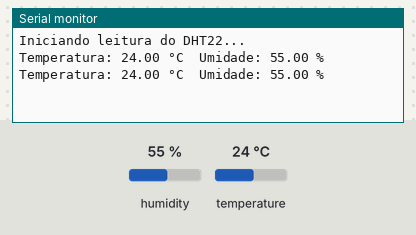
The sketch below on a simulated Arduino Mega 2560, built with avr-gcc and run on an emulated ATmega2560. Parts: the last lines printed to the serial monitor. The inputs (shaded band) are chosen by the test bench; at power-on: humidity 55 %, temperature 24 °C.

Above: at 4.8 s.
4.9 s: humidity set to 22 %
At 7.2 s:
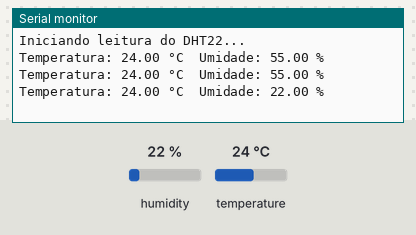
7.9 s: temperature set to 12 °C
At 8.9 s:
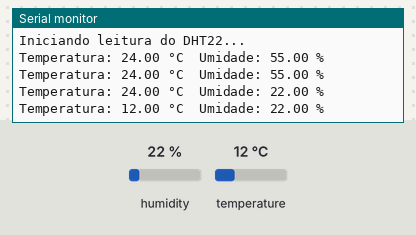
10.9 s: humidity set to 40 %
At 12.5 s:
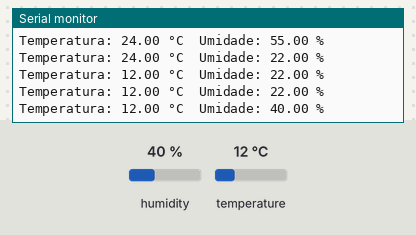
Timing chart, 0 to 14.0 s (numbered marks = the images above; inputs shaded):
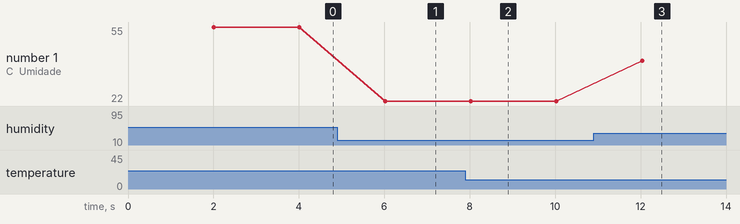

The sketch:

02.TemperaturaUmidadeAr.ino
```cpp
#include "DHT.h"

#define DHTT_YPE DHT22
#define DHT_PIN 22

DHT dht(DHT_PIN, DHTT_YPE);

float temperature;
float humidity;

void setup()
{
  Serial.begin(115200);
  Serial.println("Iniciando leitura do DHT22...");
  dht.begin();
}

void loop()
{
  delay(2000); // Delay necessário para o DHT22

  humidity = dht.readHumidity();
  temperature = dht.readTemperature(); // Celsius por padrão

  if (isnan(humidity) || isnan(temperature))
  {
    Serial.println("Falha ao ler do sensor DHT!");
    return;
  }

  // Mostra os valores no Serial Monitor
  Serial.print("Temperatura: ");
  Serial.print(temperature);
  Serial.print(" °C\tUmidade: ");
  Serial.print(humidity);
  Serial.println(" %");
}
```

Measured:
- after the input at 4.9 s, the serial monitor: prints a new line after 1.1 s (image 1)
- after the input at 7.9 s, the serial monitor: prints a new line after 0.13 s (image 2)
- after the input at 10.9 s, the serial monitor: prints a new line after 1.1 s (image 3)
- plotted number 1: 55 → 22 after the input at 4.9 s, 22 → 40 after the input at 10.9 s
